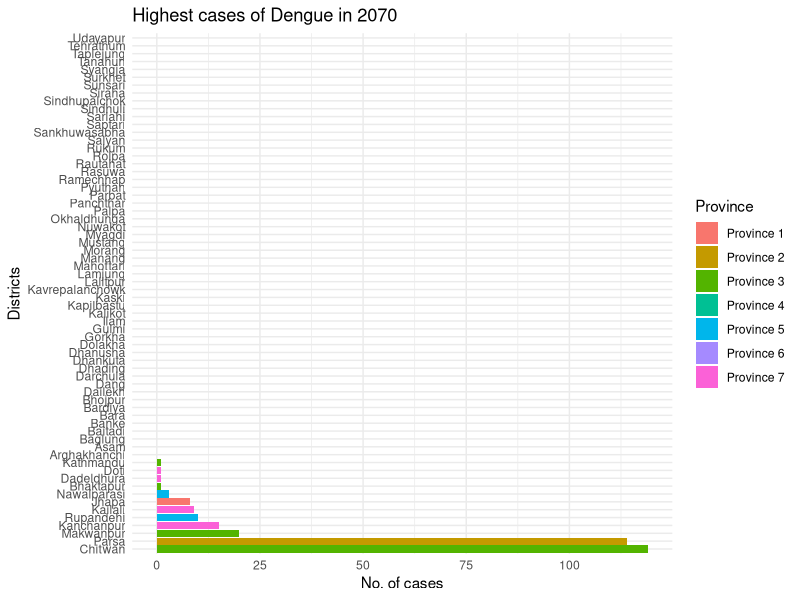
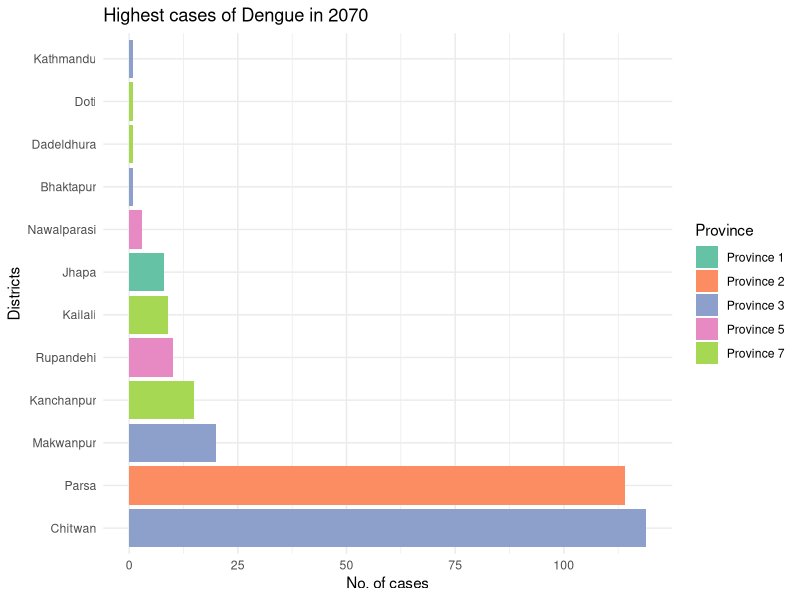
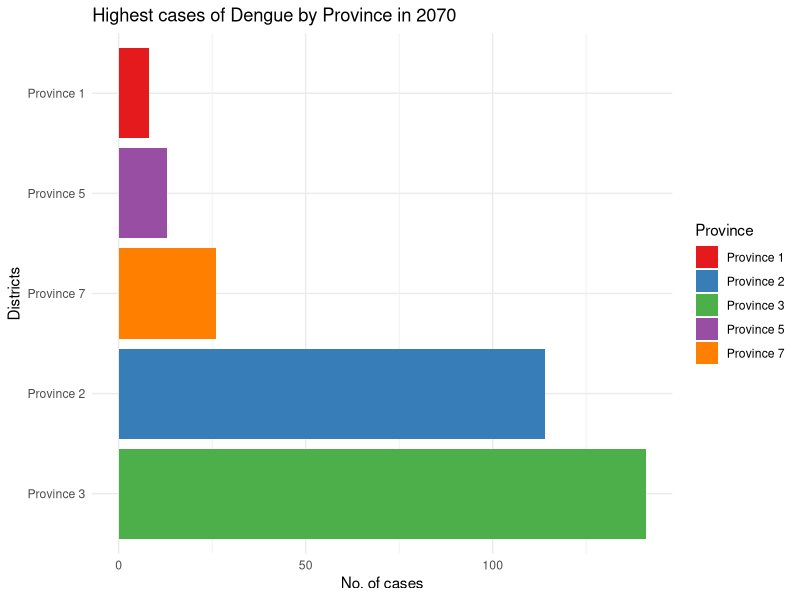
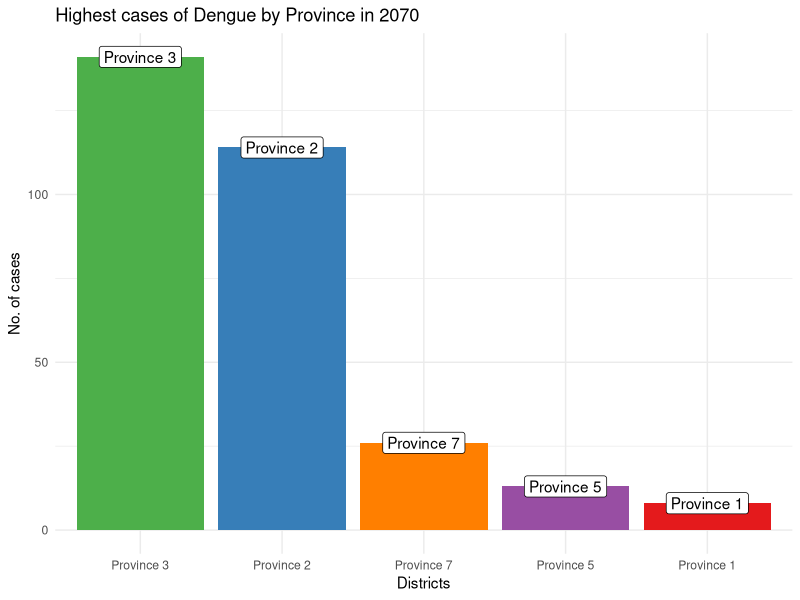

The R script that drew these images, in order:
## ---- chunk 1
knitr::opts_chunk$set(echo = FALSE)
## ---- chunk 2
library(readxl)
library(dplyr)


province_1 <- read_excel("./data/dengue_np.xlsx", 
                      sheet = "Province 1" )


## ---- chunk 3

province_2 <- read_excel("./data/dengue_np.xlsx", 
                      sheet = "Province 2" )
province_3 <- read_excel("./data/dengue_np.xlsx", 
                      sheet = "Province 3" )
province_4 <- read_excel("./data/dengue_np.xlsx", 
                      sheet = "Province 4" )
province_5 <- read_excel("./data/dengue_np.xlsx", 
                      sheet = "Province 5" )
province_6 <- read_excel("./data/dengue_np.xlsx", 
                      sheet = "Province 6" )
province_7 <- read_excel("./data/dengue_np.xlsx", 
                      sheet = "Province 7" )


## ---- chunk 4

nepal_province <- bind_rows(province_1, province_2, province_3, province_4, province_5, province_6, province_7)



## ---- chunk 5
library(tidyverse)

np_province <- nepal_province %>% 
  pivot_longer(cols = 2:8, 
               names_to = "year", 
               values_to = "cases")
np_province

## ---- chunk 6
path="./data/dengue_np.xlsx"

province_df <- path %>% excel_sheets() %>% set_names() %>% map_df(read_excel,path=path,.id="Province")

## ---- chunk 7
mapdf_purrr <- province_df %>% 
  pivot_longer(cols = 3:9, 
               names_to = "year", 
               values_to = "cases")
mapdf_purrr
## ---- chunk 8

highest_cases_2070 <- mapdf_purrr %>% filter(year==2070) %>% arrange(desc(cases))

head(highest_cases_2070)

## ---- chunk 9

highest_cases_2070 %>% 
  ggplot(aes(x=reorder(District,-cases), y=cases,fill=Province))+
  geom_bar(stat="identity")+
  labs(title = "Highest cases of Dengue in 2070",
       x= "Districts",
       y="No. of cases")+theme_minimal()+coord_flip()

## ---- chunk 10

highest_cases_2070 %>% filter(cases!=0) %>% 
  ggplot(aes(x=reorder(District,-cases), y=cases,fill=Province))+
  geom_bar(stat="identity")+
  scale_fill_brewer(palette = "Set2")+
  labs(title = "Highest cases of Dengue in 2070",
       x= "Districts",
       y="No. of cases")+theme_minimal()+coord_flip()
## ---- chunk 11
mapdf_purrr %>% filter(year==2070 & cases!=0) %>% group_by(Province) %>% summarise(cases_p=sum(cases)) %>% 
  ggplot(aes(x=reorder(Province,-cases_p), y=cases_p,fill=Province))+
  geom_bar(stat="identity")+
  scale_fill_brewer(palette = "Set1")+
  labs(title = "Highest cases of Dengue by Province in 2070",
       x= "Districts",
       y="No. of cases")+theme_minimal()+coord_flip()
## ---- chunk 12
mapdf_purrr %>% filter(year==2070 & cases!=0) %>% group_by(Province) %>% summarise(cases_p=sum(cases)) %>% 
  ggplot()+ geom_col(aes(x=reorder(Province,-cases_p), y=cases_p,fill=Province))+
  scale_fill_brewer(palette = "Set1")+
  geom_label(aes(x=Province, y=cases_p, label=Province))+
  labs(title = "Highest cases of Dengue by Province in 2070",
       x= "Districts",
       y="No. of cases")+theme_minimal()+theme(legend.position = "none")
## ---- chunk 13
mapdf_purrr %>% pivot_wider(names_from = "year", values_from = "cases") %>% unnest()

## ---- chunk 14
num_na <- function(x){
  sum(is.na(x))
}
## ---- chunk 15
cases_p <- names(province_df)[3:9]
province_df %>% group_by(Province) %>% summarise_at(cases_p, num_na)
